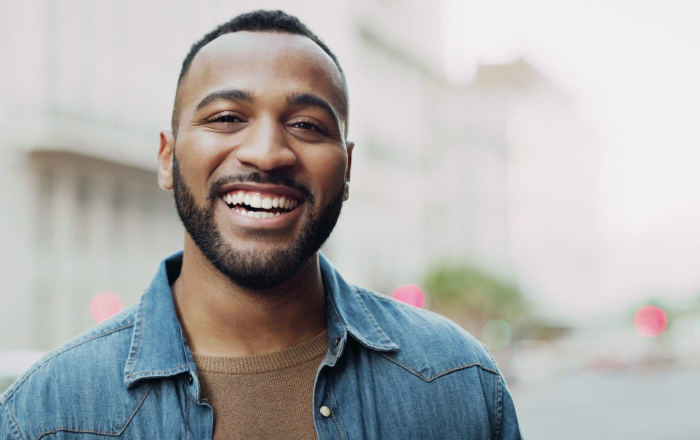
#> input picture Deep CNN Image Classifier/data/happy/05-12-21-happy-people.jpg, 1400 x 880 px, given in place of the camera (shown at 1/2 size)
$ python virtualPaint.py
#> lines starting #> are read from the running program, lines starting #| are printed output that depends on the picture; after the words box and inside, x2 and y2 are one past the last pixel; in counts of white or black regions, pixels touching at a corner belong together
# Decription: This program uses OpenCV to track an object and draw on the screen with it

import cv2
import numpy as np

frameWidth = 640
frameHeight = 480
cap = cv2.VideoCapture(0)
cap.set(3, frameWidth)  # 3 is the id for width
cap.set(4, frameHeight)  # 4 is the id for height
# 10 is the id for brightness (0-100) 0 is dark, 100 is bright as hell (literally)
cap.set(10, 150)

myColors = [[0, 10, 84, 255, 110, 255], [6, 67, 102, 255, 117, 255]]
# myColors = [[0, 100, 100, 10, 255, 255],  # Lower range for red
#             [160, 100, 100, 179, 255, 255],  # Upper range for red
#             [90, 100, 100, 120, 255, 255]]  # Blue

myColorValues = [[0, 0, 255], [0, 255, 255]]  # BGR

myPoints = []  # [x, y, colorId]


def findColor(img, myColors, myColorValues):
    imgHSV = cv2.cvtColor(img, cv2.COLOR_BGR2HSV)
    count = 0
    newPoints = []
    for color in myColors:
        lower = np.array([color[0], color[2], color[4]])
        upper = np.array([color[1], color[3], color[5]])
        mask = cv2.inRange(imgHSV, lower, upper)
        # mask = cv2.cvtColor(mask, cv2.COLOR_GRAY2BGR)
        # cv2.imshow(str(color[0]), mask)
        x, y = getContours(mask)
        cv2.circle(imgResult, (x, y), 10, myColorValues[count], cv2.FILLED)
        if x != 0 and y != 0:
            newPoints.append([x, y, count])
        count += 1
    return newPoints


def getContours(img):
    # RETR_EXTERNAL retrieves only the extreme outer contours (leftmost and rightmost points) of the shape of the object in the image (image, contour retrieval mode, contour approximation method)
    contours, Hierarchy = cv2.findContours(
        img, cv2.RETR_EXTERNAL, cv2.CHAIN_APPROX_NONE)  # find the contours
    # loop through the contours and draw the contours on the image (image, contours, contour index, color, thickness)
    x, y, w, h = 0, 0, 0, 0
    for cnt in contours:
        area = cv2.contourArea(cnt)  # calculate the area of the contour
        # print(area)
        # draw the contours on the image if the area is greater than 500
        if area > 500:
            # cv2.drawContours(imgResult, cnt, -1, (255, 0, 0), 3)
            # calculate the perimeter of the contour
            peri = cv2.arcLength(cnt, True)
            # print(peri)

            approx = cv2.approxPolyDP(cnt, 0.02 * peri, True)
            x, y, w, h = cv2.boundingRect(approx)
    return x + w // 2, y


def drawOnCanvas(myPoints, myColorValues):
    for points in myPoints:
        cv2.circle(imgResult, (points[0], points[1]),
                   10, myColorValues[points[2]], cv2.FILLED)


while True:
    success, img = cap.read()
#> img is the input picture: shape (880, 1400, 3); mean B, G, R 174.3, 174.9, 175.3
    img = cv2.flip(img, 1)
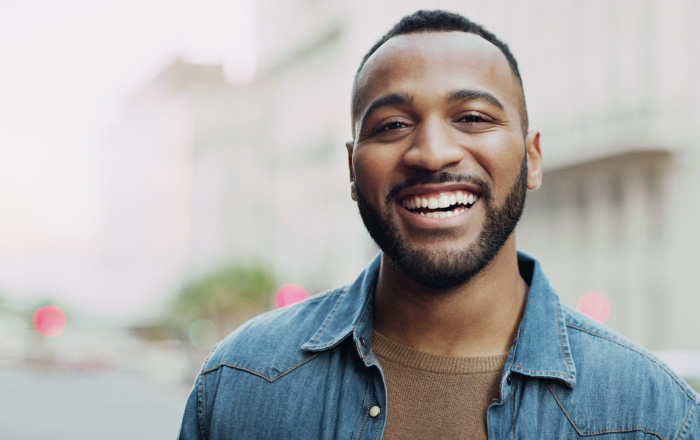
#> img: shape (880, 1400, 3) (shown at 1/2 size); mean B, G, R 174.3, 174.9, 175.3
    imgResult = img.copy()
    newPoints = findColor(img, myColors, myColorValues)
#> in findColor, `imgHSV = cv2.cvtColor(img, cv2.COLOR_BGR2HSV)`: imgHSV: shape (880, 1400, 3); mean H, S, V 82.3, 38.5, 185.1
#> the loop in findColor, `for color in myColors:` made 2 passes
#> (x, y) on passes 1 to 2: (780, 125), (774, 127)
#> pass 1, in findColor, `mask = cv2.inRange(imgHSV, lower, upper)`:
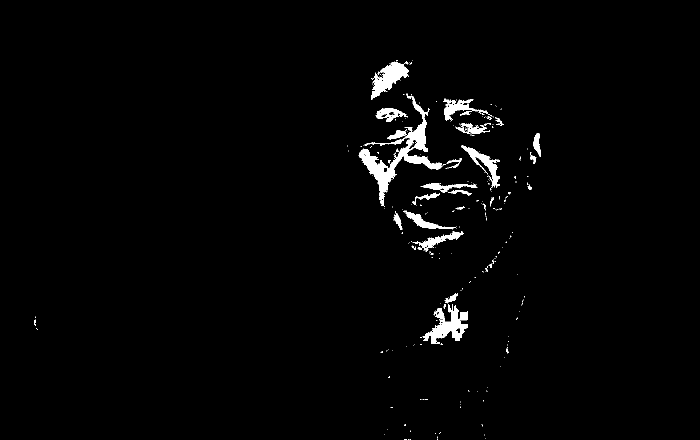
#> mask: shape (880, 1400) (shown at 1/2 size); 1.8% white; 299 white regions (261 under 20 px), largest, box (x1, y1, x2, y2) and area: (717, 187, 885, 414) 6495, (845, 608, 936, 688) 3083, (742, 123, 818, 199) 2485
#> pass 2, in findColor, `mask = cv2.inRange(imgHSV, lower, upper)`:
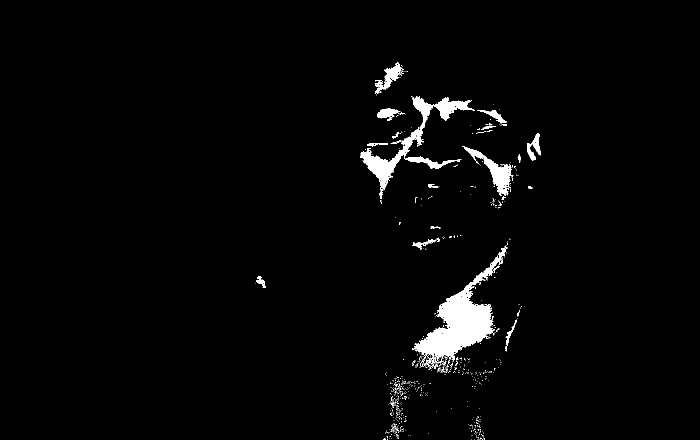
#> mask: shape (880, 1400) (shown at 1/2 size); 2.3% white; 759 white regions (731 under 20 px), largest, box (x1, y1, x2, y2) and area: (828, 491, 1015, 736) 12587, (720, 192, 950, 398) 7082, (925, 292, 1027, 392) 2445
#> after the loop in findColor, `for color in myColors:`: imgResult: shape (880, 1400, 3); 0.04% of pixels changed, all inside (x1, y1, x2, y2) = (764, 115, 791, 138)
#> after the loop in findColor, `for color in myColors:`: count = 2; newPoints = [[780, 125, 0], [774, 127, 1]]
#> newPoints = [[780, 125, 0], [774, 127, 1]]
    if len(newPoints) != 0:
        for newP in newPoints:
            myPoints.append(newP)
#> this loop made 2 passes
#> after the loop, myPoints = [[780, 125, 0], [774, 127, 1]]
    if len(myPoints) != 0:
        drawOnCanvas(myPoints, myColorValues)
#> the loop in drawOnCanvas, `for points in myPoints:` made 2 passes
    cv2.imshow("Video", imgResult)
    if cv2.waitKey(1) & 0xFF == ord('q'):
#> (key q is pressed here)
        break

$ run again, on Deep CNN Image Classifier/data/happy/11-Habits-of-Truly-Happy-People.jpg
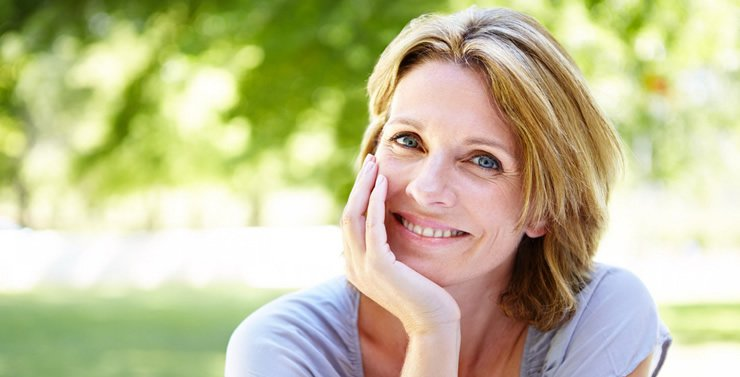
#> input picture Deep CNN Image Classifier/data/happy/11-Habits-of-Truly-Happy-People.jpg, 740 x 377 px, given in place of the camera
#> img is the input picture: shape (377, 740, 3); mean B, G, R 149.1, 191.4, 192.9
#> imgHSV: shape (377, 740, 3); mean H, S, V 40, 85.1, 204.1
#> the loop in findColor, `for color in myColors:` made 2 passes
#> (x, y) on passes 1 to 2: (230, 62), (110, 0)
#> pass 1, in findColor, `mask = cv2.inRange(imgHSV, lower, upper)`:
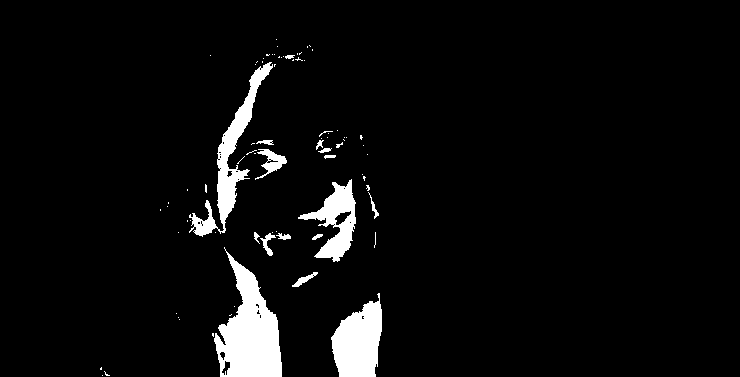
#> mask: shape (377, 740); 4.9% white; 78 white regions (61 under 20 px), largest, box (x1, y1, x2, y2) and area: (214, 247, 282, 377) 4769, (331, 293, 382, 377) 2922, (189, 62, 273, 237) 2778
#> after the loop in findColor, `for color in myColors:`:
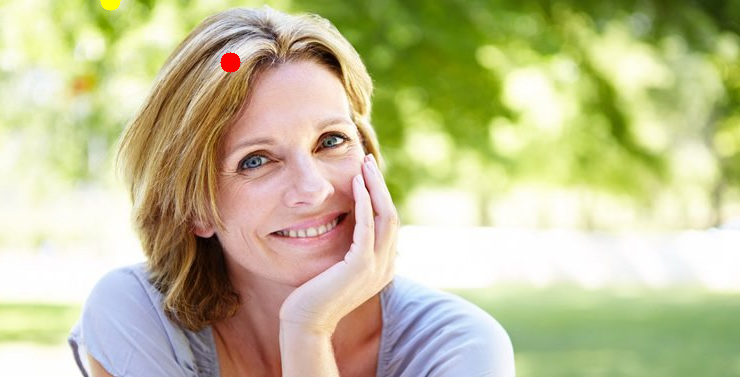
#> imgResult: shape (377, 740, 3); mean B, G, R 148.8, 191.1, 193
#> after the loop in findColor, `for color in myColors:`: count = 2; newPoints = [[230, 62, 0]]
#> the loop `for newP in newPoints:` made 1 pass
#> the loop in drawOnCanvas, `for points in myPoints:` made 1 pass

$ run again, on Deep CNN Image Classifier/data/happy/1902539.jpg
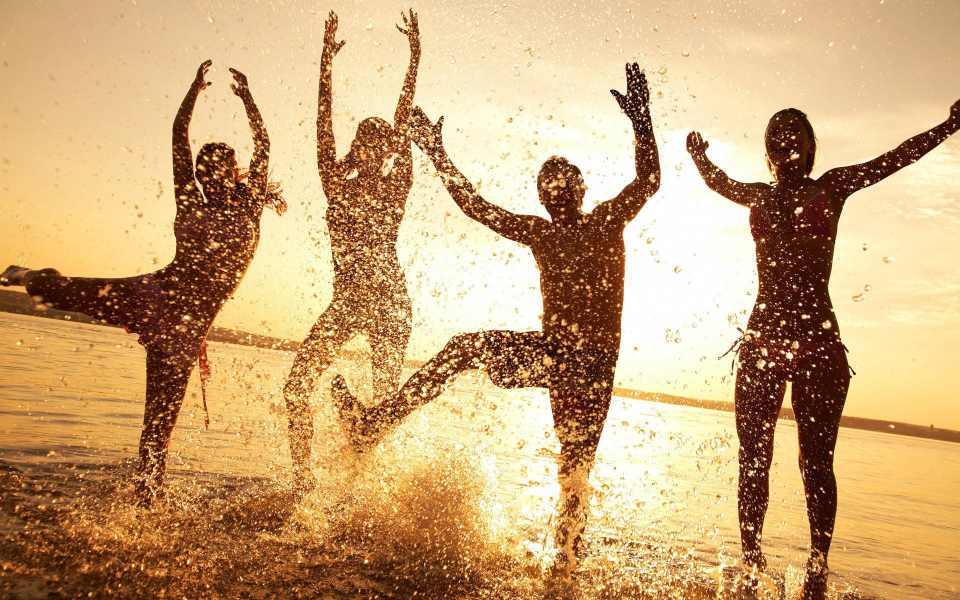
#> input picture Deep CNN Image Classifier/data/happy/1902539.jpg, 1920 x 1200 px, given in place of the camera (shown at 1/2 size)
#> img is the input picture: shape (1200, 1920, 3); mean B, G, R 119.6, 166.1, 202.2
#> imgHSV: shape (1200, 1920, 3); mean H, S, V 18.8, 123.5, 202.4
#> the loop in findColor, `for color in myColors:` made 2 passes
#> (x, y) on passes 1 to 2: (1524, 674), (1749, 0)
#> pass 1, in findColor, `mask = cv2.inRange(imgHSV, lower, upper)`:
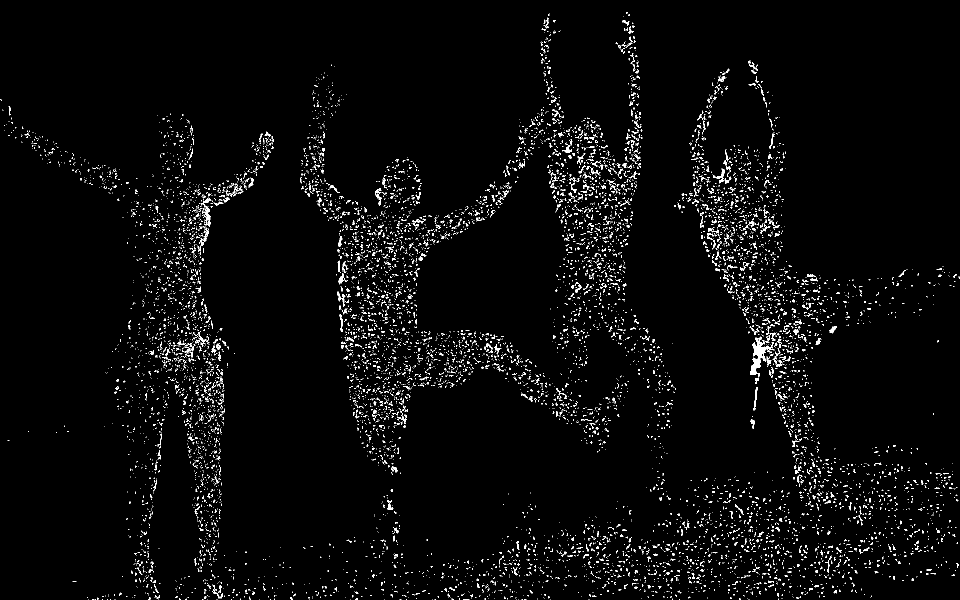
#> mask: shape (1200, 1920) (shown at 1/2 size); 2.8% white in thin lines or dots
#> pass 2, in findColor, `mask = cv2.inRange(imgHSV, lower, upper)`:
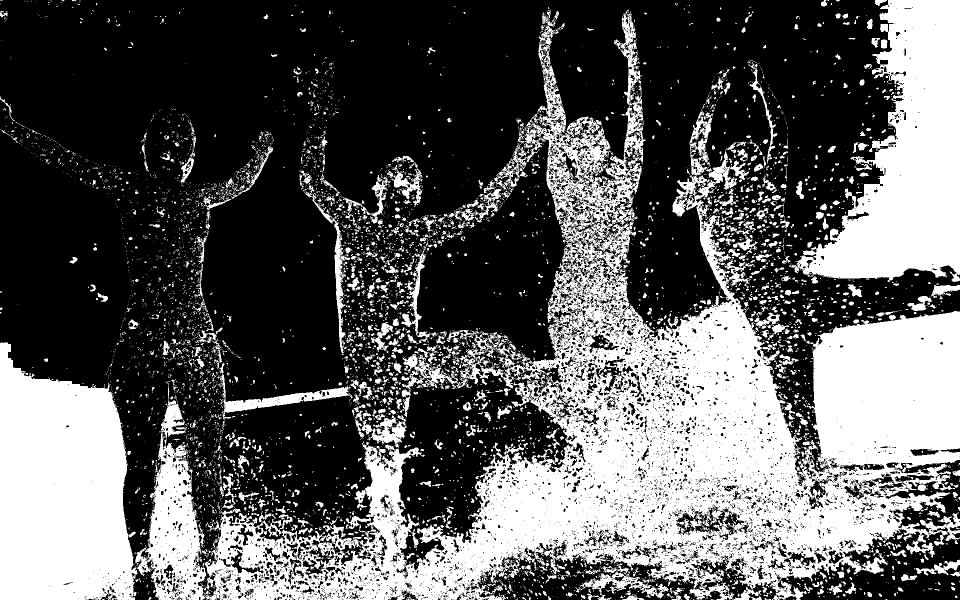
#> mask: shape (1200, 1920) (shown at 1/2 size); 36.6% white; 6903 white regions (5884 under 20 px), largest, box (x1, y1, x2, y2) and area: (270, 19, 1920, 1200) 516754, (0, 685, 275, 1200) 110916, (1578, 0, 1920, 564) 100045
#> after the loop in findColor, `for color in myColors:`: count = 2; newPoints = [[1524, 674, 0]]
#> the loop `for newP in newPoints:` made 1 pass
#> the loop in drawOnCanvas, `for points in myPoints:` made 1 pass
